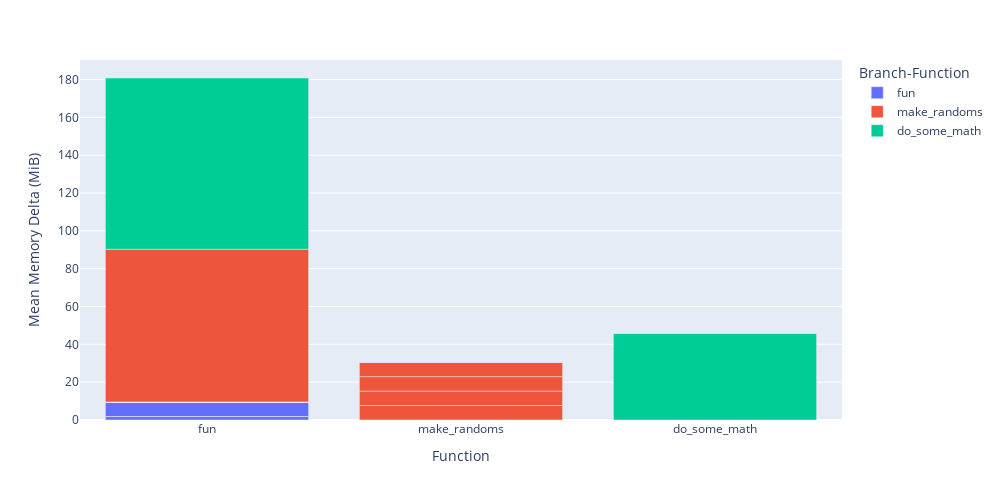

The notebook cell saved with this chart:
### Code cell
# Function breakdown
pp.plot_byfn(mode='memory')

### Figure 1 — Plotly figure (JSON) as saved in the notebook; plotly's stock layout.template omitted (floating-point values rounded to 4 significant figures)
{"data": [{"alignmentgroup": "True", "customdata": [[5, "@profile"], [6, "def fun(m, n):"], [7, "'''"], [8, "This function does some linear algebra"], [9, ""], [10, "Args:"], [11, "m (int): size of dimension 1"], [12, "n (int): size of dimension 2"], [13, ""], [14, "Returns:"], [15, "np.arrays: some simple calculations"], [16, "'''"], [18, ""], [19, "f = x.T @ a @\\"], [20, "(x + x**2 - x**3)"], [21, "g = x.T @ b @ y"], [22, "h = y.T @ z @ y"], [23, ""], [24, "T = 2 * (y @ x.T) * c"], [25, "t = T.sum(axis=0)"], [26, "r = T.sum(axis=1)"], [27, "s = f'Make this 2 2.0 ugly {r[0]}'"], [28, ""], [30, "cond = np.abs(hi) > r.sum()"], [31, ""], [32, "if cond:"], [33, "if r.sum() > 10:"], [34, "print('howdy')"], [35, "else:"], [36, "print('powdy')"], [37, "else:"], [38, "print('yowdy')"], [39, ""], [40, "return f, g, h, T, t, r, s"]], "hovertemplate": "Branch-Function=fun<br>Function=%{x}<br>Mean Memory Delta (MiB)=%{y}<br>Line=%{customdata[0]}<br>Text=%{customdata[1]}<extra></extra>", "legendgroup": "fun", "marker": {"color": "#636efa"}, "name": "fun", "offsetgroup": "fun", "orientation": "v", "showlegend": true, "textposition": "auto", "type": "bar", "x": ["fun", "fun", "fun", "fun", "fun", "fun", "fun", "fun", "fun", "fun", "fun", "fun", "fun", "fun", "fun", "fun", "fun", "fun", "fun", "fun", "fun", "fun", "fun", "fun", "fun", "fun", "fun", "fun", "fun", "fun", "fun", "fun", "fun", "fun"], "xaxis": "x", "y": [0, 0, 0, 0, 0, 0, 0, 0, 0, 0, 0, 0, 0, 1.822, 0.035, 0, 0, 0, 7.641, 0.027, 0.008, 0.004, 0, 0.008, 0, 0.004, 0, 0, 0, 0, 0, 0, 0, 0], "yaxis": "y"}, {"alignmentgroup": "True", "customdata": [[17, "x, y, z, a, b, c = make_randoms(m, n)"], [43, "@profile"], [44, "def make_randoms(m, n):"], [45, "'''"], [46, "This function creates some numpy arrays"], [47, ""], [48, "Args:"], [49, "Sizes of arrays"], [50, ""], [51, "Returns:"], [52, "Some arrays"], [53, "'''"], [54, "x = np.random.randn(m, 1)"], [55, "y = np.random.randn(n, 1)"], [56, "z = np.random.randn(n, n)"], [57, "a = np.random.randn(m, m)"], [58, "b = np.random.randn(m, n)"], [59, "c = np.random.randn(n, m)"], [60, ""], [61, "return x, y, z, a, b, c"]], "hovertemplate": "Branch-Function=make_randoms<br>Function=%{x}<br>Mean Memory Delta (MiB)=%{y}<br>Line=%{customdata[0]}<br>Text=%{customdata[1]}<extra></extra>", "legendgroup": "make_randoms", "marker": {"color": "#EF553B"}, "name": "make_randoms", "offsetgroup": "make_randoms", "orientation": "v", "showlegend": true, "textposition": "auto", "type": "bar", "x": ["fun", "make_randoms", "make_randoms", "make_randoms", "make_randoms", "make_randoms", "make_randoms", "make_randoms", "make_randoms", "make_randoms", "make_randoms", "make_randoms", "make_randoms", "make_randoms", "make_randoms", "make_randoms", "make_randoms", "make_randoms", "make_randoms", "make_randoms"], "xaxis": "x", "y": [80.72, 0, 0, 0, 0, 0, 0, 0, 0, 0, 0, 0, 0.031, 0, 7.633, 7.633, 7.633, 7.633, 0, 0], "yaxis": "y"}, {"alignmentgroup": "True", "customdata": [[29, "hi = do_some_math(2 * m, 3 * n)"], [4, "@profile"], [5, "def do_some_math(m, n):"], [6, "x = np.random.randn(1, m)"], [7, "A = np.random.randn(m, n)"], [8, "y = np.random.randn(n, 1)"], [9, ""], [10, "return x @ A @ y"]], "hovertemplate": "Branch-Function=do_some_math<br>Function=%{x}<br>Mean Memory Delta (MiB)=%{y}<br>Line=%{customdata[0]}<br>Text=%{customdata[1]}<extra></extra>", "legendgroup": "do_some_math", "marker": {"color": "#00cc96"}, "name": "do_some_math", "offsetgroup": "do_some_math", "orientation": "v", "showlegend": true, "textposition": "auto", "type": "bar", "x": ["fun", "do_some_math", "do_some_math", "do_some_math", "do_some_math", "do_some_math", "do_some_math", "do_some_math"], "xaxis": "x", "y": [90.53, 0, 0, 0, 45.78, 0.0215, 0, 0.244], "yaxis": "y"}], "layout": {"barmode": "relative", "height": 500, "legend": {"title": {"text": "Branch-Function"}, "tracegroupgap": 0}, "margin": {"t": 60}, "width": 1000, "xaxis": {"anchor": "y", "domain": [0, 1], "title": {"text": "Function"}}, "yaxis": {"anchor": "x", "domain": [0, 1], "title": {"text": "Mean Memory Delta (MiB)"}}}}
